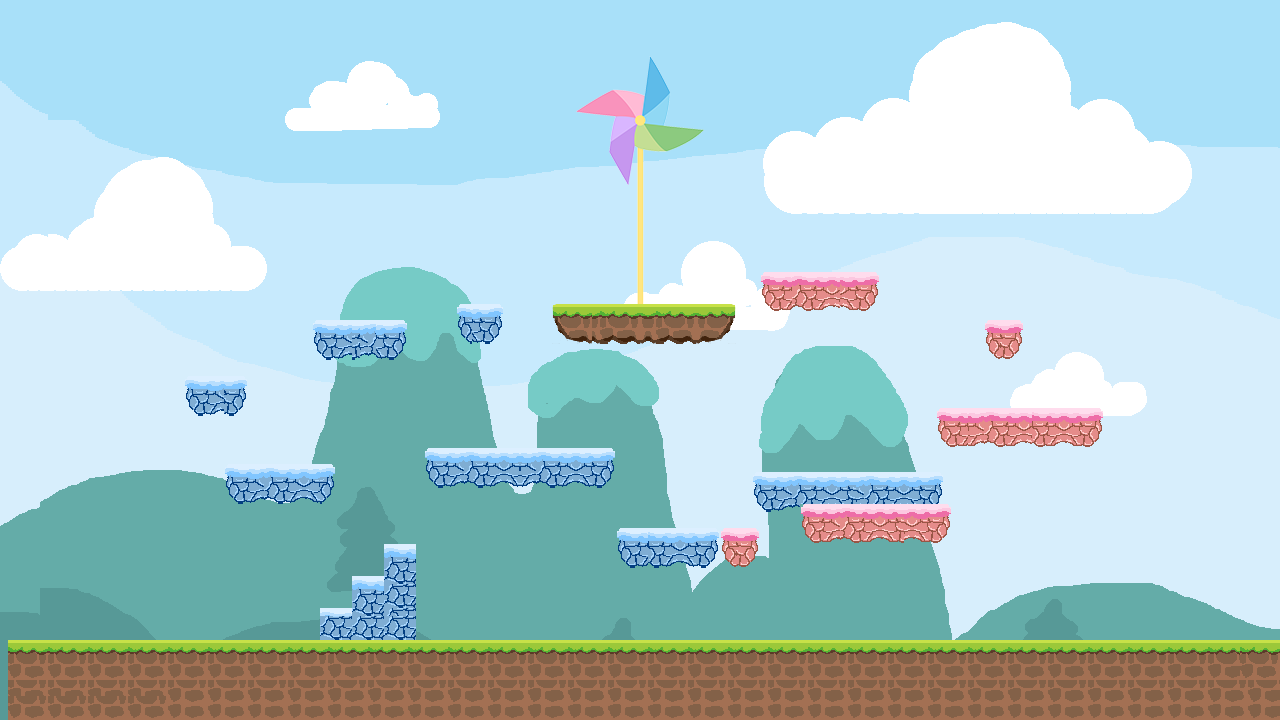

This game map was drawn from its Tiled (.tmx) file and the tilesets committed beside it. A one-line description and the trimmed map source follow:
An orthogonal 160x90 tile map with 8x8 px tiles, 3 tile layers (background, graphics_level1, flag), 3 tilesets and 20 objects.

<map version="1.0" tiledversion="1.0.3" orientation="orthogonal" renderorder="right-down" width="160" height="90" tilewidth="8" tileheight="8" nextobjectid="64">
 <tileset firstgid="1" source="stage1.tsx" />
 <tileset firstgid="19201" source="block.tsx" />
 <tileset firstgid="21701" source="flag.tsx" />
 <layer name="background" width="160" height="90">
  <data>[14400 cells, 14400 non-empty, 14035 distinct tile ids]</data>
 </layer>
 <layer name="graphics_level1" width="160" height="90">
  <data>[14400 cells, 3109 non-empty, 766 distinct tile ids]</data>
 </layer>
 <layer name="flag" width="160" height="90">
  <data>[14400 cells, 0 non-empty, 0 distinct tile ids]</data>
 </layer>
 <objectgroup name="ground_Ob">
  <object id="1" x="15.6288" y="638.757" width="1263" height="81.167" />
  <object id="2" x="1271.5" y="9.1667" width="32.6667" height="711.5" />
  <object id="3" x="2.5" y="-23.5" width="1280" height="32" />
  <object id="4" x="0.666667" y="0.5833" width="7.4167" height="720.083" />
 </objectgroup>
 <objectgroup name="pink_Ob">
  <object id="46" x="758" y="272" width="120" height="40" />
  <object id="57" x="720" y="528" width="40" height="40" />
  <object id="58" x="800" y="504" width="152" height="40" />
  <object id="61" x="936" y="408" width="168" height="40" />
  <object id="63" x="984" y="320" width="40" height="40" />
 </objectgroup>
 <objectgroup name="blue_Ob">
  <object id="22" x="382.515" y="542.515" width="31.8182" height="97.9091" />
  <object id="23" x="350.697" y="578.197" width="31.0909" height="62.0909" />
  <object id="24" x="319.378" y="609.515" width="31.8182" height="30.4545" />
  <object id="35" x="310" y="320" width="96" height="40" />
  <object id="36" x="182" y="376" width="64" height="40" />
  <object id="48" x="750" y="472" width="192" height="40" />
  <object id="51" x="614" y="528" width="104" height="40" />
  <object id="52" x="422" y="448" width="192" height="40" />
  <object id="54" x="224" y="464" width="112" height="40" />
  <object id="55" x="456" y="304" width="48" height="40" />
 </objectgroup>
 <objectgroup name="flag_Ob">
  <object id="41" x="552" y="304" width="181" height="28" />
 </objectgroup>
 <objectgroup name="GameOverOb" />
 <objectgroup name="thorn" />
</map>
